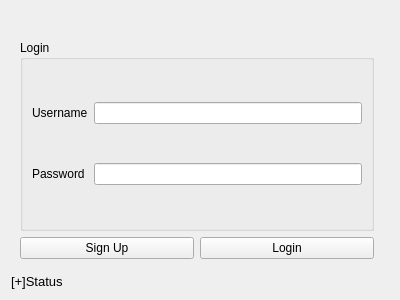
<?xml version="1.0" encoding="UTF-8"?>
<ui version="4.0">
 <class>Login</class>
 <widget class="QDialog" name="Login">
  <property name="geometry">
   <rect>
    <x>0</x>
    <y>0</y>
    <width>400</width>
    <height>300</height>
   </rect>
  </property>
  <property name="windowTitle">
   <string>Dialog</string>
  </property>
  <layout class="QGridLayout" name="gridLayout_2">
   <item row="0" column="0" colspan="2">
    <widget class="QLabel" name="logo">
     <property name="maximumSize">
      <size>
       <width>376</width>
       <height>123</height>
      </size>
     </property>
     <property name="text">
      <string/>
     </property>
     <property name="scaledContents">
      <bool>true</bool>
     </property>
    </widget>
   </item>
   <item row="3" column="0">
    <widget class="QLabel" name="dbStatus">
     <property name="maximumSize">
      <size>
       <width>10000</width>
       <height>15</height>
      </size>
     </property>
     <property name="text">
      <string>&lt;html&gt;&lt;head/&gt;&lt;body&gt;&lt;p&gt;&lt;span style=&quot; font-size:10pt;&quot;&gt;[+]Status&lt;/span&gt;&lt;/p&gt;&lt;/body&gt;&lt;/html&gt;</string>
     </property>
    </widget>
   </item>
   <item row="1" column="0">
    <widget class="QStackedWidget" name="stackedWidget">
     <property name="currentIndex">
      <number>0</number>
     </property>
     <widget class="QWidget" name="page">
      <layout class="QGridLayout" name="gridLayout_3">
       <item row="0" column="0" colspan="2">
        <widget class="QGroupBox" name="groupBox">
         <property name="title">
          <string>Login</string>
         </property>
         <layout class="QGridLayout" name="gridLayout">
          <item row="0" column="0">
           <widget class="QLabel" name="label">
            <property name="text">
             <string>Username</string>
            </property>
           </widget>
          </item>
          <item row="0" column="1">
           <widget class="QLineEdit" name="enterUser"/>
          </item>
          <item row="1" column="0">
           <widget class="QLabel" name="label_2">
            <property name="text">
             <string>Password</string>
            </property>
           </widget>
          </item>
          <item row="1" column="1">
           <widget class="QLineEdit" name="enterPass">
            <property name="echoMode">
             <enum>QLineEdit::Password</enum>
            </property>
           </widget>
          </item>
         </layout>
        </widget>
       </item>
       <item row="1" column="0">
        <widget class="QPushButton" name="signUpButton">
         <property name="text">
          <string>Sign Up</string>
         </property>
         <property name="autoDefault">
          <bool>false</bool>
         </property>
        </widget>
       </item>
       <item row="1" column="1">
        <widget class="QPushButton" name="loginButton">
         <property name="text">
          <string>Login</string>
         </property>
         <property name="autoDefault">
          <bool>false</bool>
         </property>
         <property name="default">
          <bool>true</bool>
         </property>
        </widget>
       </item>
      </layout>
     </widget>
     <widget class="QWidget" name="page_2">
      <layout class="QGridLayout" name="gridLayout_5">
       <item row="1" column="1">
        <widget class="QPushButton" name="signUpButton_2">
         <property name="text">
          <string>Sign Up</string>
         </property>
        </widget>
       </item>
       <item row="1" column="0">
        <widget class="QPushButton" name="goBackButton">
         <property name="text">
          <string>Go Back</string>
         </property>
        </widget>
       </item>
       <item row="0" column="0" colspan="2">
        <widget class="QGroupBox" name="groupBox_2">
         <property name="title">
          <string>Sign Up</string>
         </property>
         <layout class="QGridLayout" name="gridLayout_4">
          <item row="0" column="0">
           <widget class="QLabel" name="label_4">
            <property name="text">
             <string>Username</string>
            </property>
           </widget>
          </item>
          <item row="0" column="1">
           <widget class="QLineEdit" name="enterUser_2"/>
          </item>
          <item row="1" column="0">
           <widget class="QLabel" name="label_5">
            <property name="text">
             <string>Password</string>
            </property>
           </widget>
          </item>
          <item row="1" column="1">
           <widget class="QLineEdit" name="enterPass_2">
            <property name="echoMode">
             <enum>QLineEdit::Password</enum>
            </property>
           </widget>
          </item>
         </layout>
        </widget>
       </item>
      </layout>
     </widget>
    </widget>
   </item>
  </layout>
 </widget>
 <resources/>
 <connections/>
</ui>
